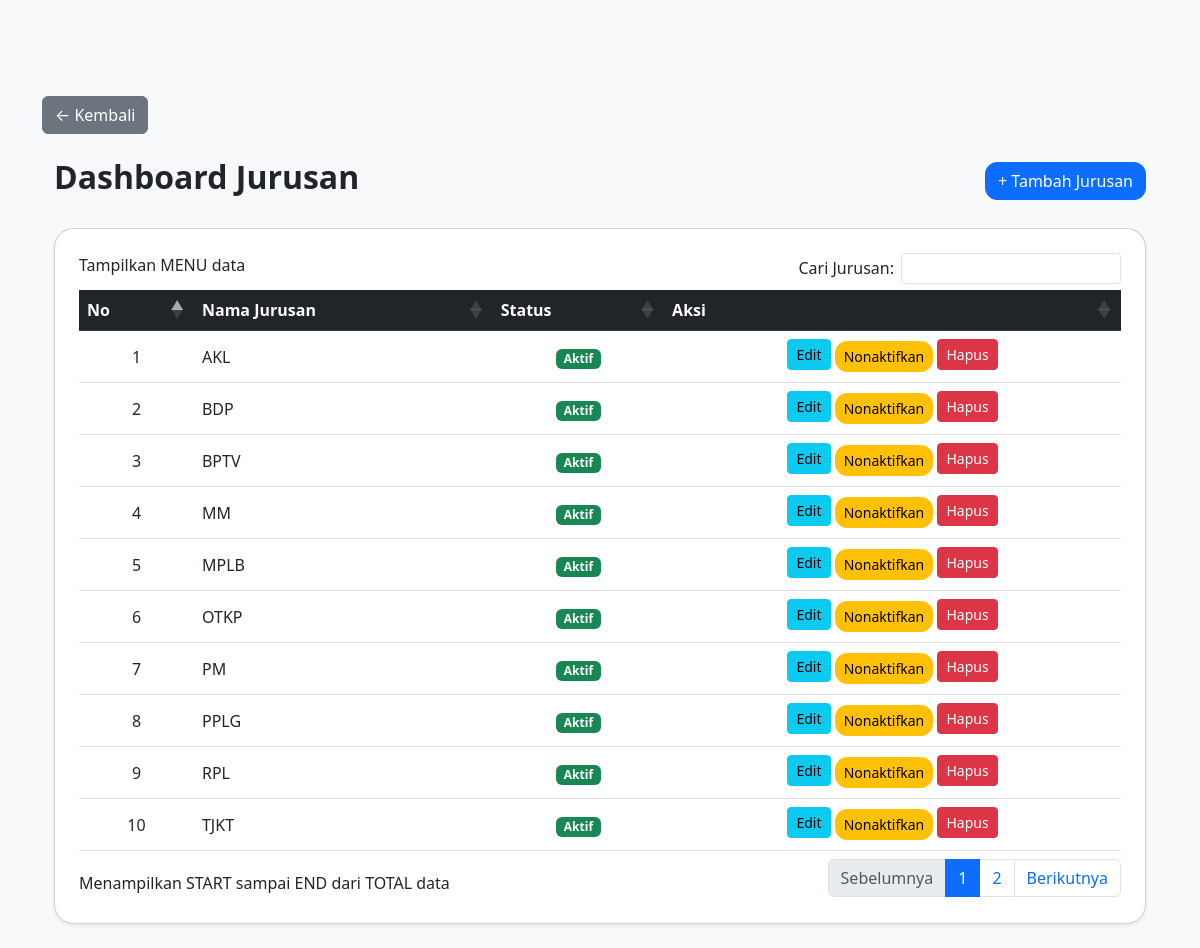
The page /semua_jurusan.php on the database its author committed.
### tables this page shows
CREATE TABLE `jurusan` (
  `id_jurusan` int(11) NOT NULL,
  `nama_jurusan` varchar(255) NOT NULL,
  `status` enum('Aktif','Nonaktif') DEFAULT 'Aktif'
);

### semua_jurusan.php (the view, shortened to what this page needs)
<?php
include 'koneksi.php';
?>
<!DOCTYPE html>
<html lang="id">
<head>
  <link href="https://cdn.jsdelivr.net/npm/bootstrap@5.3.0/dist/css/bootstrap.min.css" rel="stylesheet">
  <link href="https://cdn.datatables.net/1.13.6/css/dataTables.bootstrap5.min.css" rel="stylesheet">
</head>
<body>
<div class="container pt-5 mt-5">
  <div>
    <a href="index.php" class="btn btn-secondary">
      &larr; Kembali
    </a>
<div class="container py-4">
  <div class="d-flex justify-content-between align-items-center mb-4">
    <h2 class="fw-bold">Dashboard Jurusan</h2>
    <button class="btn btn-primary" data-bs-toggle="modal" data-bs-target="#modalTambah">+ Tambah Jurusan</button>
  </div>
  <div class="card shadow-sm p-4">
    <div class="table-responsive">
      <table id="tabelJurusan" class="table table-hover text-center align-middle">
        <thead class="table-dark">
          <tr>
            <th>No</th>
            <th>Nama Jurusan</th>
            <th>Status</th>
            <th>Aksi</th>
          </tr>
        </thead>
        <tbody>
          <?php
          $no = 1;
          $query_jurusan = mysqli_query($koneksi, "SELECT * FROM jurusan ORDER BY nama_jurusan ASC");
          while ($row = mysqli_fetch_assoc($query_jurusan)) :
          ?>
          <tr>
            <td><?= $no++ ?></td>
            <td class="text-start"><?= htmlspecialchars($row['nama_jurusan']) ?></td>
            <td>
              <?php if ($row['status'] == 'Aktif') : ?>
                <span class="badge bg-success">Aktif</span>
              <?php else : ?>
                <span class="badge bg-danger">Nonaktif</span>
              <?php endif; ?>
            </td>
            <td>
              <button
                class="btn btn-info btn-sm mb-1"
                onclick="editJurusan('<?= htmlspecialchars($row['id_jurusan']) ?>', '<?= htmlspecialchars($row['nama_jurusan']) ?>')">
                Edit
              </button>
              <?php if ($row['status'] == 'Aktif') : ?>
                <button
                  class="btn btn-warning btn-sm"
                  onclick="konfirmasiStatus('<?= htmlspecialchars($row['id_jurusan']) ?>', 'Nonaktif')">
                  Nonaktifkan
                </button>
              <?php endif; ?>
              <button
              class="btn btn-danger btn-sm mb-1"
              onclick="hapusJurusan(<?= $row['id_jurusan'] ?>)">
               Hapus
              </button>
            </td>
          </tr>
          <?php endwhile; ?>
        </tbody>
      </table>
    </div>
  </div>
</div>
</body>
</html>

### semua_jurusan.php (style rules this page uses)
body { background-color: #f8f9fa; }
.card { border-radius: 20px; }
.btn-primary, .btn-success, .btn-warning { border-radius: 12px; }

### rows shown on the page
jurusan: nama_jurusan "AKL", status "Aktif"
jurusan: nama_jurusan "BDP", status "Aktif"
jurusan: nama_jurusan "BPTV", status "Aktif"
jurusan: nama_jurusan "MM", status "Aktif"
jurusan: nama_jurusan "MPLB", status "Aktif"
jurusan: nama_jurusan "OTKP", status "Aktif"
jurusan: nama_jurusan "PM", status "Aktif"
jurusan: nama_jurusan "PPLG", status "Aktif"
jurusan: nama_jurusan "RPL", status "Aktif"
jurusan: nama_jurusan "TJKT", status "Aktif"
